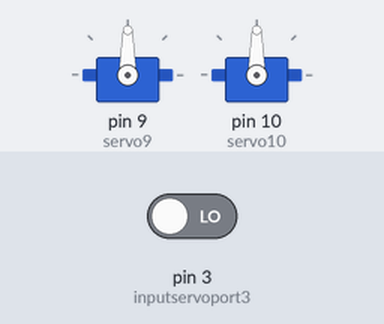
Bench run of a sketch on a simulated Arduino Uno, built with avr-gcc and run on an emulated ATmega328P. On the bench: 2 × servo. Inputs (shaded band) come from the test bench; at power-on: pin 3 (inputservoport3) LOW.

Above: at 0.1 s.
At 1.1 s:
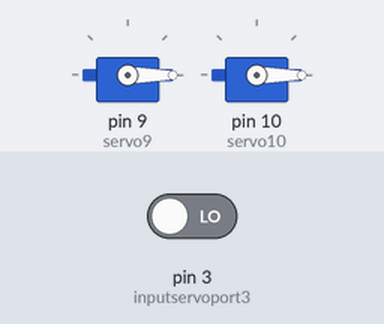
Timing chart, 0 to 2.6 s (numbered marks = the images above):
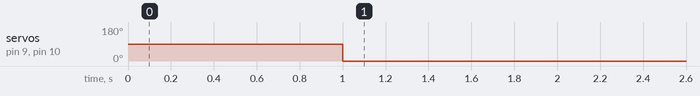

Measured:
- by itself, servo on pin 9 (servo9), servo on pin 10 (servo10): 90° → 0° at 1.0 s

The sketch:

testControl.ino
```cpp
#include <Servo.h>

int InputServo2;

Servo servo9; // Объект сервопривода
Servo servo10;

// Общие установки
unsigned long timerLog2;

uint8_t inputservoport3 = 3;


void setup()
{
	// Проверка и запуск последовательного порта
	Serial.begin(115200);

	pinMode(inputservoport3, INPUT);

	pinMode(9, OUTPUT);
    pinMode(10, OUTPUT);
	servo9.attach(9);
    servo10.attach(10);
}


void loop()
{
	InputServo2 = pulseIn(inputservoport3, HIGH);
	servo9.writeMicroseconds(InputServo2); // Вывод обработанного ШИМ на сервопривод
    servo10.writeMicroseconds(InputServo2); // Вывод обработанного ШИМ на сервопривод

	//Logger();
    delay(100);
}


// Функция логгер
void Logger()
{
	if(millis() - timerLog2 > 50)// Итерация вывода в миллисекундах
	{
		Serial.println(InputServo2);
		timerLog2 = millis();// обнулить таймер итерации
	}
}
```
